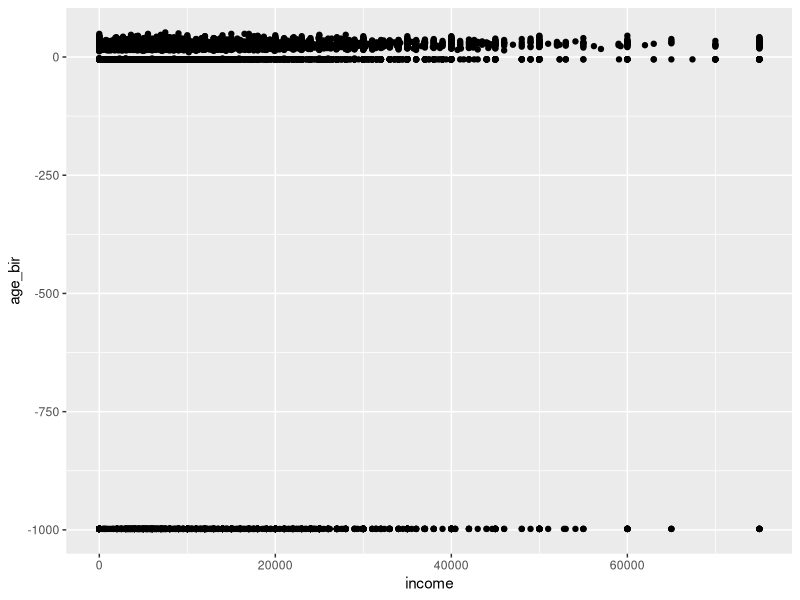
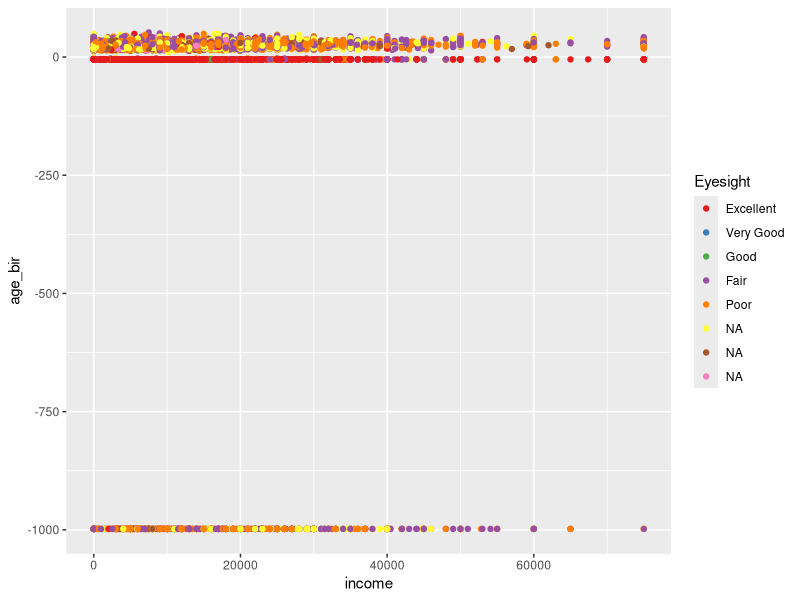

These charts were generated, in order, by the following R code:
#====================================================================#
# Title: Day 1, script 3                                             #
# Name:  Your name here                                              #
#====================================================================#

#### Code ------------------------------------------------------------
# Run through this code on your own to practice what we covered in
# the slides.

# Before you do anything, restart R by going to Session -> Restart R
# or using the keyboard shortcut shift-cmd/ctrl-F10.
# This won't delete any of your work, even if you haven't saved your script,
# but it will unload all the packages and remove all objects from your environment.
# It's best practice to start fresh every time.

# since we restarted R, we need to reload packages and data
library(tidyverse)
nlsy <- read_csv("nlsy.csv")
colnames(nlsy) <- c("glasses", "eyesight", "sleep_wkdy", "sleep_wknd",
                    "id", "nsibs", "samp", "race_eth", "sex", "region", 
                    "income", "res_1980", "res_2002", "age_bir")

# explore the data
glimpse(nlsy)
summary(nlsy)

# we can refer to specific variables with $ notation
summary(nlsy$glasses)
mean(nlsy$age_bir)
# what happens if you just run nlsy$eyesight?
# what about table(nlsy$eyesight)

# starting plot:
ggplot(data = nlsy) +
  geom_point(aes(x = income, y = age_bir))

# ending plot:
ggplot(data = nlsy) +
  geom_point(aes(x = income, y = age_bir,
                 color = factor(eyesight))) +
  scale_color_brewer(palette = "Set1",
                     name = "Eyesight",
                     labels = c("Excellent",
                                "Very Good",
                                "Good",
                                "Fair",
                                "Poor"))

# add and subtract to these two plots to see what happens!

#### Exercises 3 -----------------------------------------------------
# Answer the questions below. Remember to include your answers in
# this script so you can save and look back at it!

# 1. Using the NLSY data, make a scatter plot of the relationship between hours
# of sleep on weekends and weekdays. Color it according to region (where 1 =
# northeast, 2 = north central, 3 = south, and 4 = west).
# Answer:

# 2. Replace `geom_point()` with `geom_jitter()`. What does this do? Why might
# this be a good choice for this graph? Play with the `width = ` and `height =
# ` options. This site may help:
# https://ggplot2.tidyverse.org/reference/geom_jitter.html
# Answer:

# 3. Use the `shape = ` argument to map the sex variable to different shapes.
# Change the shapes to squares and diamonds. (Hint: how did we manually change
# colors to certain values? This page might also help:
# https://ggplot2.tidyverse.org/articles/ggplot2-specs.html)
# Answer:
